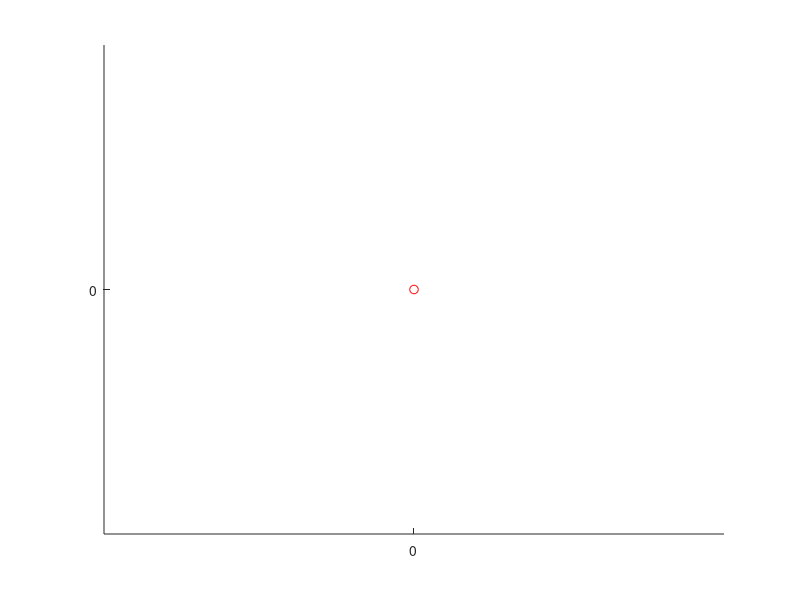

MATLAB code to generate this figure: (Note: this script raises an error after producing the figure.)
function [ ] = doSimulation()
  clf
  hold('on');
  axis equal;

  x = 0;
  y = 0;
  heading = 0;

  for t = [0:0.1:20]
    if mod(t, 1.0) == 0
      scatter(x, y, 40, 'r');
    end
    [x, y, heading] = bikeModel(x, y, heading, (10 - t) * pi / 180, 3);
  end
end
